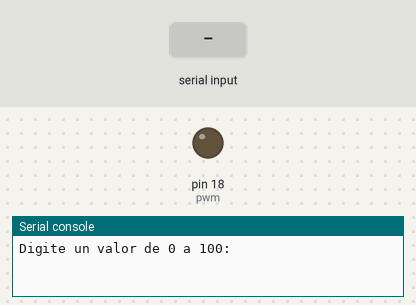
Recording of a program running on a simulated MicroPython board. Shown: output pins drawn as LEDs (lit = HIGH), the last lines printed to the serial console. Inputs (shaded band) come from the test bench.

Above: at 1.2 s.
1.3 s: "5" typed at the serial console, then Enter
At 2.4 s:
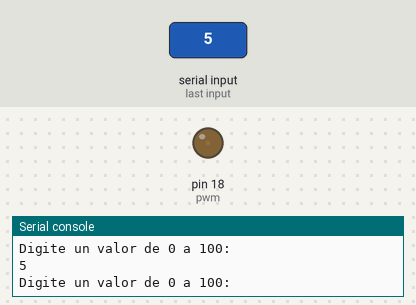
2.8 s: "200" typed at the serial console, then Enter
At 3.5 s:
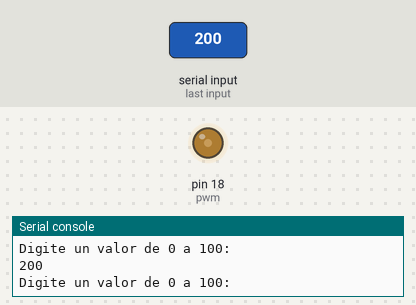
Timing chart, 0 to 5.8 s (numbered marks = the images above; inputs shaded):
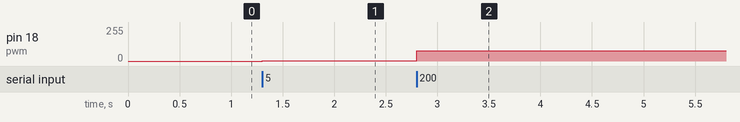

The program:

pwm.py
```python
from machine import Pin, PWM

pwm = PWM(Pin(18))
pwm.freq(500)
continuar = True

while continuar:
    a = input('Digite un valor de 0 a 100: ')
    if a == 'z':
        continuar = False
    else:
        pwm.duty_u16(int(a)*100)
pwm.deinit()
print('Fin de programa')
```

Measured:
- after the input at 1.3 s, pin 18 (pwm): 0/255 → 2/255 at once
- after the input at 2.8 s, pin 18 (pwm): 2/255 → 78/255 at once
